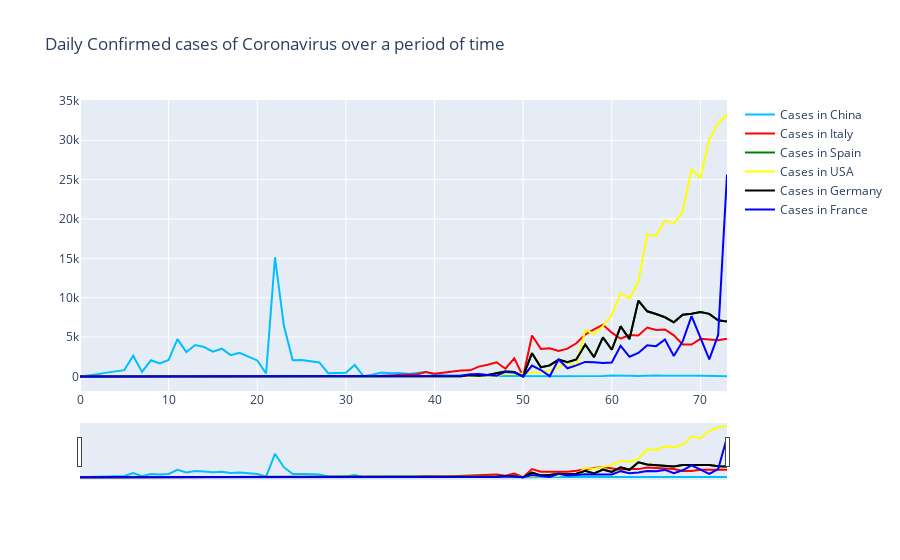

Notebook code cell kept with this figure:
### Markdown cell above
## Daily confirmed cases of Number of Countries

### Code cell
fig = go.Figure()

fig.add_trace(go.Scatter(x=adjusted_dates, y=china_cases, name="Cases in China",
                         line_color='deepskyblue'))

fig.add_trace(go.Scatter(x=adjusted_dates, y=italy_cases, name="Cases in Italy",
                         line_color='red'))

fig.add_trace(go.Scatter(x=adjusted_dates, y=spain_cases, name="Cases in Spain",
                         line_color='green'))

fig.add_trace(go.Scatter(x=adjusted_dates, y=us_cases, name="Cases in USA",
                         line_color='yellow'))
fig.add_trace(go.Scatter(x=adjusted_dates, y=germany_cases, name="Cases in Germany",
                         line_color='black'))
fig.add_trace(go.Scatter(x=adjusted_dates, y=france_cases, name="Cases in France",
                         line_color='blue'))

fig.update_layout(title_text='Daily Confirmed cases of Coronavirus over a period of time',
                  xaxis_rangeslider_visible=True)
fig.show()

### Figure 1 — Plotly figure (JSON) as saved in the notebook; plotly's stock layout.template omitted (floating-point values rounded to 4 significant figures)
{"data": [{"line": {"color": "deepskyblue"}, "name": "Cases in China", "type": "scatter", "x": [0, 1, 2, 3, 4, 5, 6, 7, 8, 9, 10, 11, 12, 13, 14, 15, 16, 17, 18, 19, 20, 21, 22, 23, 24, 25, 26, 27, 28, 29, 30, 31, 32, 33, 34, 35, 36, 37, 38, 39, 40, 41, 42, 43, 44, 45, 46, 47, 48, 49, 50, 51, 52, 53, 54, 55, 56, 57, 58, 59, 60, 61, 62, 63, 64, 65, 66, 67, 68, 69, 70, 71, 72, 73], "y": [0, 95, 277, 486, 669, 802, 2632, 578, 2054, 1661, 2089, 4739, 3086, 3991, 3733, 3147, 3523, 2704, 3015, 2525, 2032, 373, 15136, 6463, 2055, 2100, 1921, 1777, 408, 458, 473, 1451, 21, 219, 513, 412, 434, 328, 428, 576, 204, 125, 125, 151, 153, 80, 53, 37, 27, 34, 11, 13, 32, 26, 30, 25, 44, 54, 94, 55, 130, 63, 93, 70, 121, 115, 102, 123, 76, 81, 82, 71, 79, 32]}, {"line": {"color": "red"}, "name": "Cases in Italy", "type": "scatter", "x": [0, 1, 2, 3, 4, 5, 6, 7, 8, 9, 10, 11, 12, 13, 14, 15, 16, 17, 18, 19, 20, 21, 22, 23, 24, 25, 26, 27, 28, 29, 30, 31, 32, 33, 34, 35, 36, 37, 38, 39, 40, 41, 42, 43, 44, 45, 46, 47, 48, 49, 50, 51, 52, 53, 54, 55, 56, 57, 58, 59, 60, 61, 62, 63, 64, 65, 66, 67, 68, 69, 70, 71, 72, 73], "y": [0, 0, 0, 0, 0, 0, 0, 0, 0, 2, 0, 0, 0, 0, 0, 0, 1, 0, 0, 0, 0, 0, 0, 0, 0, 0, 0, 0, 0, 0, 17, 42, 93, 74, 93, 131, 202, 233, 240, 566, 342, 466, 587, 769, 778, 1247, 1492, 1797, 977, 2313, 0, 5198, 3497, 3590, 3233, 3526, 4207, 5322, 5986, 6557, 5560, 4789, 5249, 5210, 6203, 5909, 5974, 5217, 4050, 4053, 4782, 4668, 4585, 4805]}, {"line": {"color": "green"}, "name": "Cases in Spain", "type": "scatter", "x": [0, 1, 2, 3, 4, 5, 6, 7, 8, 9, 10, 11, 12, 13, 14, 15, 16, 17, 18, 19, 20, 21, 22, 23, 24, 25, 26, 27, 28, 29, 30, 31, 32, 33, 34, 35, 36, 37, 38, 39, 40, 41, 42, 43, 44, 45, 46, 47, 48, 49, 50, 51, 52, 53, 54, 55, 56, 57, 58, 59, 60, 61, 62, 63, 64, 65, 66, 67, 68, 69, 70, 71, 72, 73], "y": [0, 0, 0, 0, 0, 0, 0, 0, 0, 0, 1, 0, 0, 0, 0, 0, 0, 0, 1, 0, 0, 0, 0, 0, 0, 0, 0, 0, 0, 0, 0, 0, 0, 0, 4, 7, 2, 17, 13, 39, 36, 45, 57, 37, 141, 100, 173, 400, 622, 582, 0, 2955, 1159, 1407, 2144, 1806, 2162, 4053, 2447, 4964, 3394, 6368, 4749, 9630, 8271, 7933, 7516, 6875, 7846, 7967, 8195, 7947, 7134, 6969]}, {"line": {"color": "yellow"}, "name": "Cases in USA", "type": "scatter", "x": [0, 1, 2, 3, 4, 5, 6, 7, 8, 9, 10, 11, 12, 13, 14, 15, 16, 17, 18, 19, 20, 21, 22, 23, 24, 25, 26, 27, 28, 29, 30, 31, 32, 33, 34, 35, 36, 37, 38, 39, 40, 41, 42, 43, 44, 45, 46, 47, 48, 49, 50, 51, 52, 53, 54, 55, 56, 57, 58, 59, 60, 61, 62, 63, 64, 65, 66, 67, 68, 69, 70, 71, 72, 73], "y": [0, 0, 1, 0, 3, 0, 0, 0, 0, 2, 1, 0, 3, 0, 0, 0, 0, 0, 0, 0, 1, 0, 1, 0, 0, 0, 0, 0, 0, 0, 2, 0, 0, 36, 0, 6, 1, 2, 8, 6, 24, 20, 31, 68, 45, 140, 116, 65, 376, 322, 382, 516, 548, 772, 1133, 1789, 1362, 5894, 5423, 6389, 7787, 10571, 9893, 12038, 18058, 17821, 19821, 19408, 20921, 26365, 25200, 30081, 32133, 33264]}, {"line": {"color": "black"}, "name": "Cases in Germany", "type": "scatter", "x": [0, 1, 2, 3, 4, 5, 6, 7, 8, 9, 10, 11, 12, 13, 14, 15, 16, 17, 18, 19, 20, 21, 22, 23, 24, 25, 26, 27, 28, 29, 30, 31, 32, 33, 34, 35, 36, 37, 38, 39, 40, 41, 42, 43, 44, 45, 46, 47, 48, 49, 50, 51, 52, 53, 54, 55, 56, 57, 58, 59, 60, 61, 62, 63, 64, 65, 66, 67, 68, 69, 70, 71, 72, 73], "y": [0, 0, 0, 0, 0, 0, 0, 0, 0, 0, 1, 0, 0, 0, 0, 0, 0, 0, 1, 0, 0, 0, 0, 0, 0, 0, 0, 0, 0, 0, 0, 0, 0, 0, 4, 7, 2, 17, 13, 39, 36, 45, 57, 37, 141, 100, 173, 400, 622, 582, 0, 2955, 1159, 1407, 2144, 1806, 2162, 4053, 2447, 4964, 3394, 6368, 4749, 9630, 8271, 7933, 7516, 6875, 7846, 7967, 8195, 7947, 7134, 6969]}, {"line": {"color": "blue"}, "name": "Cases in France", "type": "scatter", "x": [0, 1, 2, 3, 4, 5, 6, 7, 8, 9, 10, 11, 12, 13, 14, 15, 16, 17, 18, 19, 20, 21, 22, 23, 24, 25, 26, 27, 28, 29, 30, 31, 32, 33, 34, 35, 36, 37, 38, 39, 40, 41, 42, 43, 44, 45, 46, 47, 48, 49, 50, 51, 52, 53, 54, 55, 56, 57, 58, 59, 60, 61, 62, 63, 64, 65, 66, 67, 68, 69, 70, 71, 72, 73], "y": [0, 0, 2, 1, 0, 0, 1, 1, 0, 0, 1, 0, 0, 0, 0, 0, 0, 5, 0, 0, 0, 0, 0, 0, 1, 0, 0, 0, 0, 0, 0, 0, 0, 0, 2, 4, 20, 19, 43, 30, 61, 13, 84, 92, 276, 303, 177, 83, 575, 499, 0, 1388, 815, 36, 2151, 1032, 1409, 1846, 1788, 1705, 1780, 3880, 2499, 2978, 3951, 3851, 4703, 2603, 4462, 7657, 4922, 2180, 5273, 25646]}], "layout": {"autosize": true, "title": {"text": "Daily Confirmed cases of Coronavirus over a period of time"}, "xaxis": {"autorange": true, "range": [0, 73], "rangeslider": {"autorange": true, "range": [0, 73], "visible": true, "yaxis": {"_template": null, "rangemode": "match"}}, "type": "linear"}, "yaxis": {"autorange": true, "range": [-1848.0, 35112], "type": "linear"}}}
